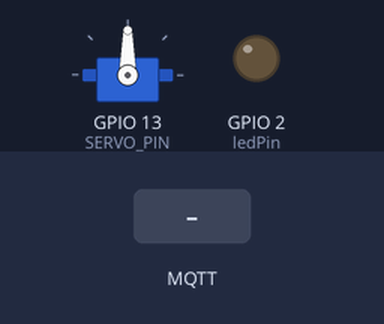
Bench run of a sketch on a simulated ESP32. On the bench: servo, output pins drawn as LEDs (lit = HIGH). Inputs (shaded band) come from the test bench. WiFi joins after 1.5 s; servers stay silent unless stated; no MQTT or app messages arrive unless stated; what the sketch prints to the serial monitor is not drawn.

Above: at 3.2 s.
3.3 s: MQTT message "servo/angle" arrives on the first subscribed topic
At 4.2 s:
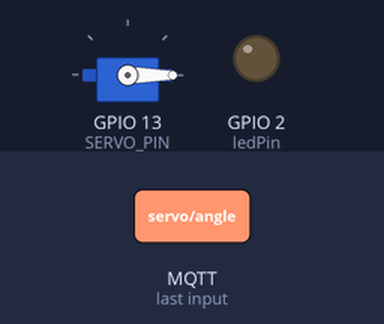
4.8 s: MQTT message "200" arrives on the first subscribed topic
At 5.1 s:
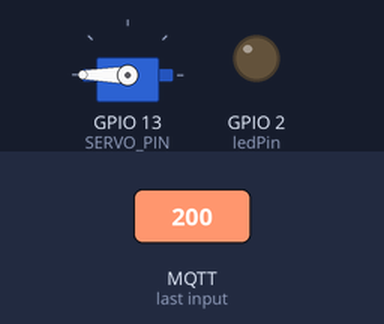
6.3 s: MQTT message "90" arrives on the first subscribed topic
At 7.4 s:
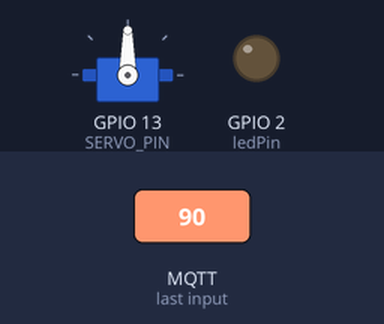
7.8 s: MQTT message "0" arrives on the first subscribed topic
At 8.6 s:
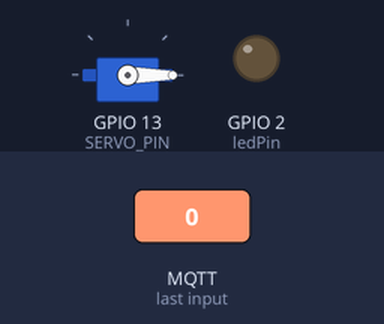
Timing chart, 0 to 10.3 s (numbered marks = the images above; inputs shaded):
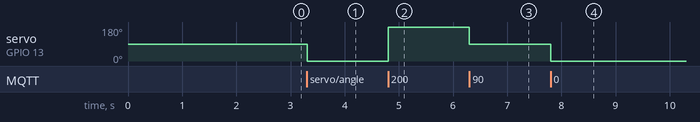

Measured:
- after the input at 3.3 s, servo on GPIO 13 (SERVO_PIN): 90° → 0° at once
- after the input at 4.8 s, servo on GPIO 13 (SERVO_PIN): 0° → 180° at once
- after the input at 6.3 s, servo on GPIO 13 (SERVO_PIN): 180° → 90° at once
- after the input at 7.8 s, servo on GPIO 13 (SERVO_PIN): 90° → 0° at once

The sketch:

06_MQTT_SG90.ino
```cpp
#include <WiFi.h>
#include <PubSubClient.h>
#include <WiFiClientSecure.h>
#include <ESP32Servo.h>

// ===== WiFi 정보 =====
const char* ssid = "SSID";
const char* password = "PASSWORD";

// ===== HiveMQ Cloud 정보 =====
const char* mqtt_server = "445bb19566794dd1b1f1ad41488a1838.s1.eu.hivemq.cloud";
const int mqtt_port = 8883;
const char* mqtt_user = "dohasiha";
const char* mqtt_password = "DOHAsiha00!";

// ===== LED 핀 =====
const int ledPin = 2;

// ====== 서보모터 설정 ======
Servo myServo;
const int SERVO_PIN = 13; // SG90 신호선 연결 핀

// ====== MQTT 토픽 ======
const char* topic_sub = "servo/angle";  // 명령 수신 토픽

// TLS 클라이언트
WiFiClientSecure espClient;
PubSubClient client(espClient);

// 콜백 함수: 메시지를 수신할 때 실행
void callback(char* topic, byte* message, unsigned int length) {
  Serial.print("메시지 수신 [");
  Serial.print(topic);
  Serial.print("] ");

  String msg;
  for (int i = 0; i < length; i++) {
    msg += (char)message[i];
  }
  Serial.println(msg);

  if (String(topic) == "servo/angle") {
    int angle = msg.toInt();  // 문자열 → 정수 변환
    angle = constrain(angle, 0, 180);  // 각도 제한
    Serial.printf("서보 각도 설정: %d°\n", angle);

    myServo.write(angle);
  }
}

// MQTT 연결 함수
void reconnect() {
  while (!client.connected()) {
    Serial.print("MQTT 연결 중...");
    if (client.connect("ESP32Client", mqtt_user, mqtt_password)) {
      Serial.println("연결 성공");
      client.subscribe(topic_sub);
    } else {
      Serial.print("실패, rc=");
      Serial.print(client.state());
      Serial.println(" 5초 후 재시도");
      delay(5000);
    }
  }
}

void setup() {
  Serial.begin(9600);
  pinMode(ledPin, OUTPUT);

  myServo.attach(SERVO_PIN);
  myServo.write(90); // 초기 위치 (중앙)

  WiFi.begin(ssid, password);
  while (WiFi.status() != WL_CONNECTED) {
    delay(1000);
    Serial.println("WiFi 연결 중...");
  }
  Serial.println("WiFi 연결 완료");

  // TLS 인증서 검증 생략 (필요 시 인증서 직접 설정 가능)
  espClient.setInsecure();

  client.setServer(mqtt_server, mqtt_port);
  client.setCallback(callback);
}

void loop() {
  if (!client.connected()) {
    reconnect();
  }
  client.loop();
}
```
